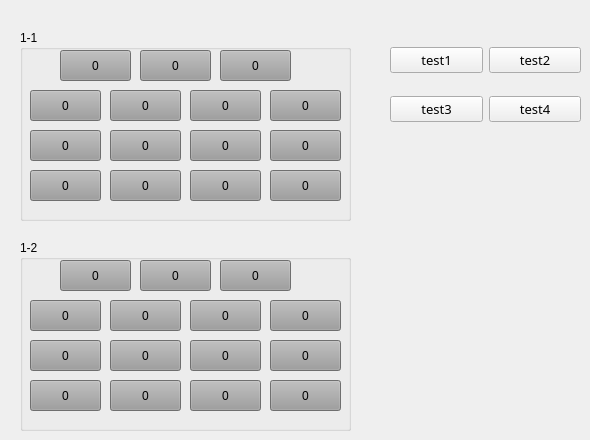
          <widget class="QWidget" name="tab_8">
           <attribute name="title">
            <string>风扇</string>
           </attribute>
           <widget class="QGroupBox" name="groupBox">
            <property name="geometry">
             <rect>
              <x>20</x>
              <y>30</y>
              <width>331</width>
              <height>191</height>
             </rect>
            </property>
            <property name="title">
             <string>1-1</string>
            </property>
            <widget class="QPushButton" name="pushButton">
             <property name="geometry">
              <rect>
               <x>40</x>
               <y>20</y>
               <width>71</width>
               <height>31</height>
              </rect>
             </property>
             <property name="styleSheet">
              <string notr="true">background-color: rgb(156, 156, 156);</string>
             </property>
             <property name="text">
              <string>0</string>
             </property>
            </widget>
            <widget class="QPushButton" name="pushButton_2">
             <property name="geometry">
              <rect>
               <x>120</x>
               <y>20</y>
               <width>71</width>
               <height>31</height>
              </rect>
             </property>
             <property name="styleSheet">
              <string notr="true">background-color: rgb(156, 156, 156);</string>
             </property>
             <property name="text">
              <string>0</string>
             </property>
            </widget>
            <widget class="QPushButton" name="pushButton_3">
             <property name="geometry">
              <rect>
               <x>200</x>
               <y>20</y>
               <width>71</width>
               <height>31</height>
              </rect>
             </property>
             <property name="styleSheet">
              <string notr="true">background-color: rgb(156, 156, 156);</string>
             </property>
             <property name="text">
              <string>0</string>
             </property>
            </widget>
            <widget class="QPushButton" name="pushButton_4">
             <property name="geometry">
              <rect>
               <x>90</x>
               <y>60</y>
               <width>71</width>
               <height>31</height>
              </rect>
             </property>
             <property name="styleSheet">
              <string notr="true">background-color: rgb(156, 156, 156);</string>
             </property>
             <property name="text">
              <string>0</string>
             </property>
            </widget>
            <widget class="QPushButton" name="pushButton_5">
             <property name="geometry">
              <rect>
               <x>10</x>
               <y>60</y>
               <width>71</width>
               <height>31</height>
              </rect>
             </property>
             <property name="styleSheet">
              <string notr="true">background-color: rgb(156, 156, 156);</string>
             </property>
             <property name="text">
              <string>0</string>
             </property>
            </widget>
            <widget class="QPushButton" name="pushButton_6">
             <property name="geometry">
              <rect>
               <x>170</x>
               <y>60</y>
               <width>71</width>
               <height>31</height>
              </rect>
             </property>
             <property name="styleSheet">
              <string notr="true">background-color: rgb(156, 156, 156);</string>
             </property>
             <property name="text">
              <string>0</string>
             </property>
            </widget>
            <widget class="QPushButton" name="pushButton_7">
             <property name="geometry">
              <rect>
               <x>250</x>
               <y>60</y>
               <width>71</width>
               <height>31</height>
              </rect>
             </property>
             <property name="styleSheet">
              <string notr="true">background-color: rgb(156, 156, 156);</string>
             </property>
             <property name="text">
              <string>0</string>
             </property>
            </widget>
            <widget class="QPushButton" name="pushButton_8">
             <property name="geometry">
              <rect>
               <x>250</x>
               <y>100</y>
               <width>71</width>
               <height>31</height>
              </rect>
             </property>
             <property name="styleSheet">
              <string notr="true">background-color: rgb(156, 156, 156);</string>
             </property>
             <property name="text">
              <string>0</string>
             </property>
            </widget>
            <widget class="QPushButton" name="pushButton_9">
             <property name="geometry">
              <rect>
               <x>170</x>
               <y>100</y>
               <width>71</width>
               <height>31</height>
              </rect>
             </property>
             <property name="styleSheet">
              <string notr="true">background-color: rgb(156, 156, 156);</string>
             </property>
             <property name="text">
              <string>0</string>
             </property>
            </widget>
            <widget class="QPushButton" name="pushButton_10">
             <property name="geometry">
              <rect>
               <x>10</x>
               <y>100</y>
               <width>71</width>
               <height>31</height>
              </rect>
             </property>
             <property name="styleSheet">
              <string notr="true">background-color: rgb(156, 156, 156);</string>
             </property>
             <property name="text">
              <string>0</string>
             </property>
            </widget>
            <widget class="QPushButton" name="pushButton_11">
             <property name="geometry">
              <rect>
               <x>90</x>
               <y>100</y>
               <width>71</width>
               <height>31</height>
              </rect>
             </property>
             <property name="styleSheet">
              <string notr="true">background-color: rgb(156, 156, 156);</string>
             </property>
             <property name="text">
              <string>0</string>
             </property>
            </widget>
            <widget class="QPushButton" name="pushButton_12">
             <property name="geometry">
              <rect>
               <x>250</x>
               <y>140</y>
               <width>71</width>
               <height>31</height>
              </rect>
             </property>
             <property name="styleSheet">
              <string notr="true">background-color: rgb(156, 156, 156);</string>
             </property>
             <property name="text">
              <string>0</string>
             </property>
            </widget>
            <widget class="QPushButton" name="pushButton_13">
             <property name="geometry">
              <rect>
               <x>10</x>
               <y>140</y>
               <width>71</width>
               <height>31</height>
              </rect>
             </property>
             <property name="styleSheet">
              <string notr="true">background-color: rgb(156, 156, 156);</string>
             </property>
             <property name="text">
              <string>0</string>
             </property>
            </widget>
            <widget class="QPushButton" name="pushButton_14">
             <property name="geometry">
              <rect>
               <x>170</x>
               <y>140</y>
               <width>71</width>
               <height>31</height>
              </rect>
             </property>
             <property name="styleSheet">
              <string notr="true">background-color: rgb(156, 156, 156);</string>
             </property>
             <property name="text">
              <string>0</string>
             </property>
            </widget>
            <widget class="QPushButton" name="pushButton_15">
             <property name="geometry">
              <rect>
               <x>90</x>
               <y>140</y>
               <width>71</width>
               <height>31</height>
              </rect>
             </property>
             <property name="styleSheet">
              <string notr="true">background-color: rgb(156, 156, 156);</string>
             </property>
             <property name="text">
              <string>0</string>
             </property>
            </widget>
           </widget>
           <widget class="QGroupBox" name="groupBox_2">
            <property name="geometry">
             <rect>
              <x>20</x>
              <y>240</y>
              <width>331</width>
              <height>191</height>
             </rect>
            </property>
            <property name="title">
             <string>1-2</string>
            </property>
            <widget class="QPushButton" name="pushButton_16">
             <property name="geometry">
              <rect>
               <x>40</x>
               <y>20</y>
               <width>71</width>
               <height>31</height>
              </rect>
             </property>
             <property name="styleSheet">
              <string notr="true">background-color: rgb(156, 156, 156);</string>
             </property>
             <property name="text">
              <string>0</string>
             </property>
            </widget>
            <widget class="QPushButton" name="pushButton_17">
             <property name="geometry">
              <rect>
               <x>120</x>
               <y>20</y>
               <width>71</width>
               <height>31</height>
              </rect>
             </property>
             <property name="styleSheet">
              <string notr="true">background-color: rgb(156, 156, 156);</string>
             </property>
             <property name="text">
              <string>0</string>
             </property>
            </widget>
            <widget class="QPushButton" name="pushButton_18">
             <property name="geometry">
              <rect>
               <x>200</x>
               <y>20</y>
               <width>71</width>
               <height>31</height>
              </rect>
             </property>
             <property name="styleSheet">
              <string notr="true">background-color: rgb(156, 156, 156);</string>
             </property>
             <property name="text">
              <string>0</string>
             </property>
            </widget>
            <widget class="QPushButton" name="pushButton_19">
             <property name="geometry">
              <rect>
               <x>90</x>
               <y>60</y>
               <width>71</width>
               <height>31</height>
              </rect>
             </property>
             <property name="styleSheet">
              <string notr="true">background-color: rgb(156, 156, 156);</string>
             </property>
             <property name="text">
              <string>0</string>
             </property>
            </widget>
            <widget class="QPushButton" name="pushButton_20">
             <property name="geometry">
              <rect>
               <x>10</x>
               <y>60</y>
               <width>71</width>
               <height>31</height>
              </rect>
             </property>
             <property name="styleSheet">
              <string notr="true">background-color: rgb(156, 156, 156);</string>
             </property>
             <property name="text">
              <string>0</string>
             </property>
            </widget>
            <widget class="QPushButton" name="pushButton_21">
             <property name="geometry">
              <rect>
               <x>170</x>
               <y>60</y>
               <width>71</width>
               <height>31</height>
              </rect>
             </property>
             <property name="styleSheet">
              <string notr="true">background-color: rgb(156, 156, 156);</string>
             </property>
             <property name="text">
              <string>0</string>
             </property>
            </widget>
            <widget class="QPushButton" name="pushButton_22">
             <property name="geometry">
              <rect>
               <x>250</x>
               <y>60</y>
               <width>71</width>
               <height>31</height>
              </rect>
             </property>
             <property name="styleSheet">
              <string notr="true">background-color: rgb(156, 156, 156);</string>
             </property>
             <property name="text">
              <string>0</string>
             </property>
            </widget>
            <widget class="QPushButton" name="pushButton_23">
             <property name="geometry">
              <rect>
               <x>250</x>
               <y>100</y>
               <width>71</width>
               <height>31</height>
              </rect>
             </property>
             <property name="styleSheet">
              <string notr="true">background-color: rgb(156, 156, 156);</string>
             </property>
             <property name="text">
              <string>0</string>
             </property>
            </widget>
            <widget class="QPushButton" name="pushButton_24">
             <property name="geometry">
              <rect>
               <x>170</x>
               <y>100</y>
               <width>71</width>
               <height>31</height>
              </rect>
             </property>
             <property name="styleSheet">
              <string notr="true">background-color: rgb(156, 156, 156);</string>
             </property>
             <property name="text">
              <string>0</string>
             </property>
            </widget>
            <widget class="QPushButton" name="pushButton_25">
             <property name="geometry">
              <rect>
               <x>10</x>
               <y>100</y>
               <width>71</width>
               <height>31</height>
              </rect>
             </property>
             <property name="styleSheet">
              <string notr="true">background-color: rgb(156, 156, 156);</string>
             </property>
             <property name="text">
              <string>0</string>
             </property>
            </widget>
            <widget class="QPushButton" name="pushButton_26">
             <property name="geometry">
              <rect>
               <x>90</x>
               <y>100</y>
               <width>71</width>
               <height>31</height>
              </rect>
             </property>
             <property name="styleSheet">
              <string notr="true">background-color: rgb(156, 156, 156);</string>
             </property>
             <property name="text">
              <string>0</string>
             </property>
            </widget>
            <widget class="QPushButton" name="pushButton_27">
             <property name="geometry">
              <rect>
               <x>250</x>
               <y>140</y>
               <width>71</width>
               <height>31</height>
              </rect>
             </property>
             <property name="styleSheet">
              <string notr="true">background-color: rgb(156, 156, 156);</string>
             </property>
             <property name="text">
              <string>0</string>
             </property>
            </widget>
            <widget class="QPushButton" name="pushButton_28">
             <property name="geometry">
              <rect>
               <x>10</x>
               <y>140</y>
               <width>71</width>
               <height>31</height>
              </rect>
             </property>
             <property name="styleSheet">
              <string notr="true">background-color: rgb(156, 156, 156);</string>
             </property>
             <property name="text">
              <string>0</string>
             </property>
            </widget>
            <widget class="QPushButton" name="pushButton_29">
             <property name="geometry">
              <rect>
               <x>170</x>
               <y>140</y>
               <width>71</width>
               <height>31</height>
              </rect>
             </property>
             <property name="styleSheet">
              <string notr="true">background-color: rgb(156, 156, 156);</string>
             </property>
             <property name="text">
              <string>0</string>
             </property>
            </widget>
            <widget class="QPushButton" name="pushButton_30">
             <property name="geometry">
              <rect>
               <x>90</x>
               <y>140</y>
               <width>71</width>
               <height>31</height>
              </rect>
             </property>
             <property name="styleSheet">
              <string notr="true">background-color: rgb(156, 156, 156);</string>
             </property>
             <property name="text">
              <string>0</string>
             </property>
            </widget>
           </widget>
           <widget class="QWidget" name="layoutWidget_3">
            <property name="geometry">
             <rect>
              <x>390</x>
              <y>30</y>
              <width>191</width>
              <height>111</height>
             </rect>
            </property>
            <layout class="QGridLayout" name="gridLayout_38">
             <item row="0" column="0">
              <widget class="QPushButton" name="btnNull">
               <property name="font">
                <font>
                 <family>微软雅黑</family>
                 <pointsize>10</pointsize>
                </font>
               </property>
               <property name="text">
                <string>test1</string>
               </property>
              </widget>
             </item>
             <item row="0" column="1">
              <widget class="QPushButton" name="btnArray">
               <property name="font">
                <font>
                 <family>微软雅黑</family>
                 <pointsize>10</pointsize>
                </font>
               </property>
               <property name="text">
                <string>test2</string>
               </property>
              </widget>
             </item>
             <item row="1" column="0">
              <widget class="QPushButton" name="btnDiv">
               <property name="font">
                <font>
                 <family>微软雅黑</family>
                 <pointsize>10</pointsize>
                </font>
               </property>
               <property name="text">
                <string>test3</string>
               </property>
              </widget>
             </item>
             <item row="1" column="1">
              <widget class="QPushButton" name="btnStack">
               <property name="font">
                <font>
                 <family>微软雅黑</family>
                 <pointsize>10</pointsize>
                </font>
               </property>
               <property name="text">
                <string>test4</string>
               </property>
              </widget>
             </item>
            </layout>
           </widget>
          </widget>
